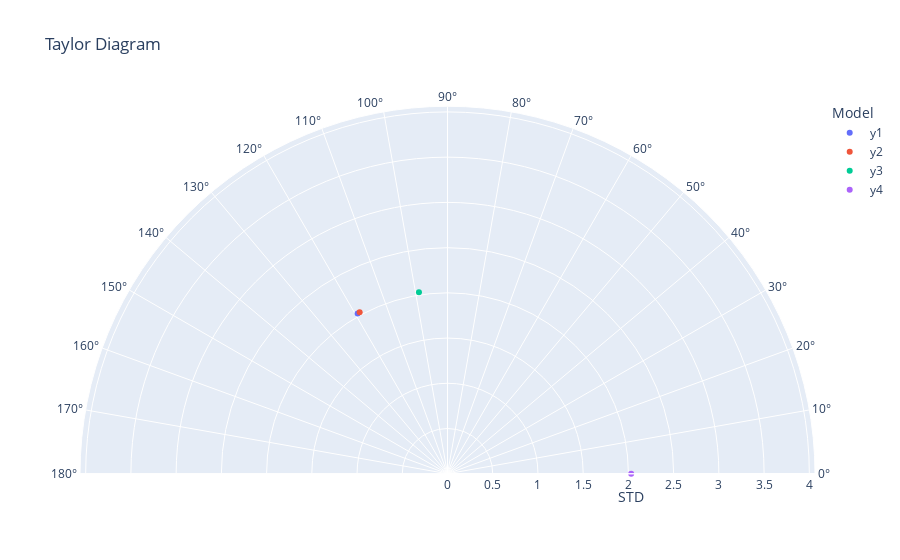

The code cell stored with this chart in its notebook:
### Code cell
chart_taylor_res = chart_create_td(df_taylor_res, string_ref_model)
chart_taylor_res.show()

### Figure 1 — Plotly figure (JSON) as saved in the notebook; plotly's stock layout.template omitted (floating-point values rounded to 4 significant figures)
{"data": [{"hovertemplate": "Model=y1<br>STD=%{r}<br>Angle=%{theta}<extra></extra>", "legendgroup": "y1", "marker": {"color": "#636efa", "symbol": "circle"}, "mode": "markers", "name": "y1", "r": [2.032], "showlegend": true, "subplot": "polar", "theta": [119.3], "type": "scatterpolar"}, {"hovertemplate": "Model=y2<br>STD=%{r}<br>Angle=%{theta}<extra></extra>", "legendgroup": "y2", "marker": {"color": "#EF553B", "symbol": "circle"}, "mode": "markers", "name": "y2", "r": [2.032], "showlegend": true, "subplot": "polar", "theta": [118.6], "type": "scatterpolar"}, {"hovertemplate": "Model=y3<br>STD=%{r}<br>Angle=%{theta}<extra></extra>", "legendgroup": "y3", "marker": {"color": "#00cc96", "symbol": "circle"}, "mode": "markers", "name": "y3", "r": [2.03], "showlegend": true, "subplot": "polar", "theta": [98.94], "type": "scatterpolar"}, {"hovertemplate": "Model=y4<br>STD=%{r}<br>Angle=%{theta}<extra></extra>", "legendgroup": "y4", "marker": {"color": "#ab63fa", "symbol": "circle"}, "mode": "markers", "name": "y4", "r": [2.031], "showlegend": true, "subplot": "polar", "theta": [0], "type": "scatterpolar"}], "layout": {"autosize": true, "legend": {"title": {"text": "Model"}, "tracegroupgap": 0}, "polar": {"angularaxis": {"direction": "counterclockwise", "dtick": 10, "rotation": 0, "type": "linear"}, "domain": {"x": [0, 1], "y": [0, 1]}, "radialaxis": {"autorange": false, "range": [0, 4.063], "title": {"text": "STD"}, "type": "linear"}, "sector": [0, 180]}, "title": {"text": "Taylor Diagram"}}}
